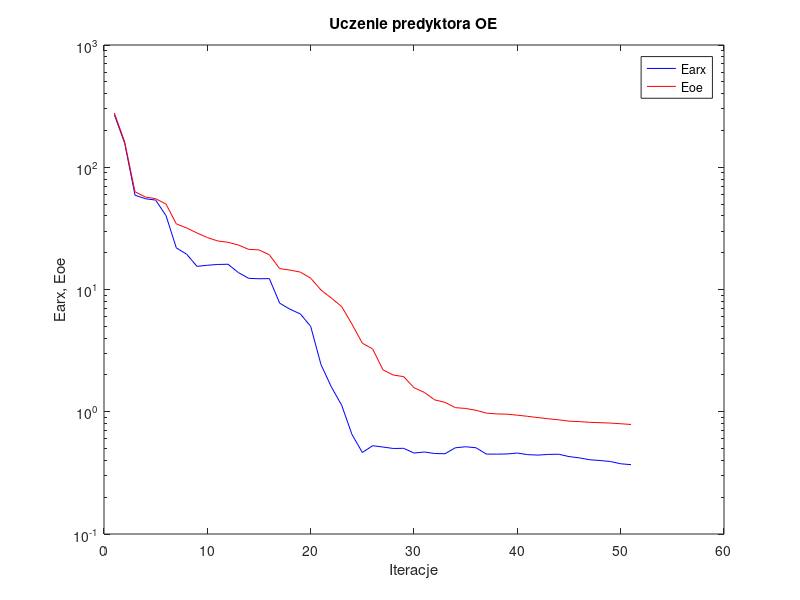
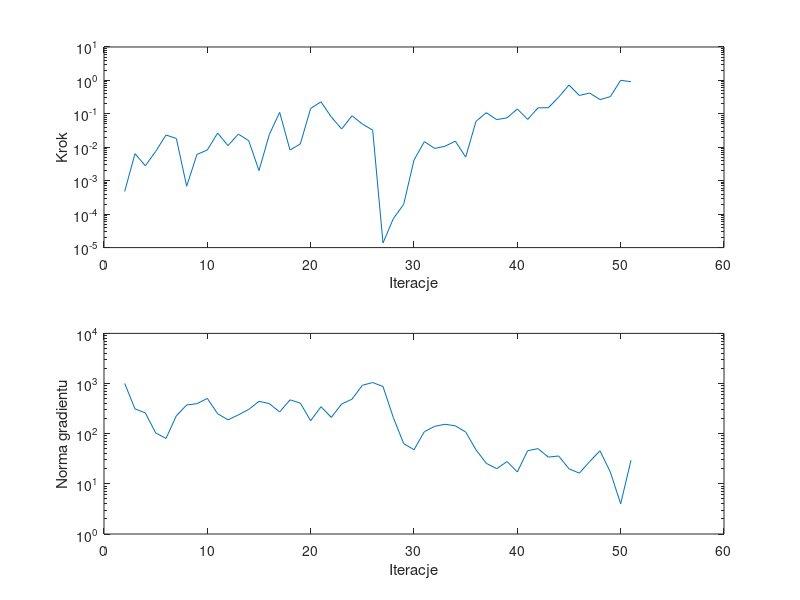

These charts were generated, in order, by the following MATLAB code:
%uczenie predyktora oe
clear all;
n=0; farx(n+1)=2.690959e+002; foe(n+1)=2.776806e+002; wspucz(n+1)=0.000000e+000; ng(n+1)=0.000000e+000;
%odnowa zmiennej metryki
n=1; farx(n+1)=1.572321e+002; foe(n+1)=1.613794e+002; krok(n+1)=4.770094e-004; ng(n+1)=1.005418e+003;
n=2; farx(n+1)=5.907621e+001; foe(n+1)=6.309669e+001; krok(n+1)=6.450159e-003; ng(n+1)=3.124429e+002;
n=3; farx(n+1)=5.529119e+001; foe(n+1)=5.707645e+001; krok(n+1)=2.804162e-003; ng(n+1)=2.597547e+002;
n=4; farx(n+1)=5.387907e+001; foe(n+1)=5.529622e+001; krok(n+1)=7.517453e-003; ng(n+1)=1.036876e+002;
n=5; farx(n+1)=4.022078e+001; foe(n+1)=4.998629e+001; krok(n+1)=2.331518e-002; ng(n+1)=8.040861e+001;
n=6; farx(n+1)=2.189385e+001; foe(n+1)=3.442155e+001; krok(n+1)=1.835014e-002; ng(n+1)=2.274378e+002;
n=7; farx(n+1)=1.943297e+001; foe(n+1)=3.187492e+001; krok(n+1)=6.847610e-004; ng(n+1)=3.737089e+002;
n=8; farx(n+1)=1.545937e+001; foe(n+1)=2.900005e+001; krok(n+1)=6.130766e-003; ng(n+1)=3.973208e+002;
n=9; farx(n+1)=1.579034e+001; foe(n+1)=2.659935e+001; krok(n+1)=8.307419e-003; ng(n+1)=5.055153e+002;
n=10; farx(n+1)=1.602667e+001; foe(n+1)=2.495884e+001; krok(n+1)=2.667694e-002; ng(n+1)=2.500776e+002;
n=11; farx(n+1)=1.609366e+001; foe(n+1)=2.433203e+001; krok(n+1)=1.121665e-002; ng(n+1)=1.889282e+002;
n=12; farx(n+1)=1.376319e+001; foe(n+1)=2.311912e+001; krok(n+1)=2.476948e-002; ng(n+1)=2.372188e+002;
n=13; farx(n+1)=1.234047e+001; foe(n+1)=2.129672e+001; krok(n+1)=1.582996e-002; ng(n+1)=3.040013e+002;
n=14; farx(n+1)=1.224172e+001; foe(n+1)=2.108220e+001; krok(n+1)=2.013418e-003; ng(n+1)=4.421262e+002;
n=15; farx(n+1)=1.227703e+001; foe(n+1)=1.923186e+001; krok(n+1)=2.428721e-002; ng(n+1)=3.981628e+002;
n=16; farx(n+1)=7.730563e+000; foe(n+1)=1.481933e+001; krok(n+1)=1.104861e-001; ng(n+1)=2.711986e+002;
n=17; farx(n+1)=6.893840e+000; foe(n+1)=1.441567e+001; krok(n+1)=8.252113e-003; ng(n+1)=4.738019e+002;
n=18; farx(n+1)=6.313561e+000; foe(n+1)=1.387748e+001; krok(n+1)=1.264842e-002; ng(n+1)=4.065983e+002;
n=19; farx(n+1)=4.996716e+000; foe(n+1)=1.238023e+001; krok(n+1)=1.460546e-001; ng(n+1)=1.812234e+002;
n=20; farx(n+1)=2.427670e+000; foe(n+1)=9.901489e+000; krok(n+1)=2.286351e-001; ng(n+1)=3.451879e+002;
n=21; farx(n+1)=1.598550e+000; foe(n+1)=8.515091e+000; krok(n+1)=8.035313e-002; ng(n+1)=2.116917e+002;
n=22; farx(n+1)=1.130734e+000; foe(n+1)=7.245739e+000; krok(n+1)=3.522595e-002; ng(n+1)=3.910782e+002;
n=23; farx(n+1)=6.514228e-001; foe(n+1)=5.206733e+000; krok(n+1)=8.764941e-002; ng(n+1)=4.879760e+002;
n=24; farx(n+1)=4.642610e-001; foe(n+1)=3.639326e+000; krok(n+1)=4.954706e-002; ng(n+1)=9.234019e+002;
n=25; farx(n+1)=5.274991e-001; foe(n+1)=3.261970e+000; krok(n+1)=3.271756e-002; ng(n+1)=1.047714e+003;
%odnowa zmiennej metryki
n=26; farx(n+1)=5.144177e-001; foe(n+1)=2.200514e+000; krok(n+1)=1.373458e-005; ng(n+1)=8.721539e+002;
n=27; farx(n+1)=5.007235e-001; foe(n+1)=1.996093e+000; krok(n+1)=7.357142e-005; ng(n+1)=2.096132e+002;
n=28; farx(n+1)=5.023323e-001; foe(n+1)=1.938046e+000; krok(n+1)=1.963632e-004; ng(n+1)=6.348253e+001;
n=29; farx(n+1)=4.592462e-001; foe(n+1)=1.572538e+000; krok(n+1)=4.150488e-003; ng(n+1)=4.800808e+001;
n=30; farx(n+1)=4.687637e-001; foe(n+1)=1.439685e+000; krok(n+1)=1.479563e-002; ng(n+1)=1.096630e+002;
n=31; farx(n+1)=4.553719e-001; foe(n+1)=1.251005e+000; krok(n+1)=9.240905e-003; ng(n+1)=1.401912e+002;
n=32; farx(n+1)=4.535508e-001; foe(n+1)=1.194016e+000; krok(n+1)=1.073668e-002; ng(n+1)=1.542040e+002;
n=33; farx(n+1)=5.073105e-001; foe(n+1)=1.080531e+000; krok(n+1)=1.526430e-002; ng(n+1)=1.435471e+002;
n=34; farx(n+1)=5.171512e-001; foe(n+1)=1.063885e+000; krok(n+1)=5.097234e-003; ng(n+1)=1.081111e+002;
n=35; farx(n+1)=5.075221e-001; foe(n+1)=1.027907e+000; krok(n+1)=5.983917e-002; ng(n+1)=4.771673e+001;
n=36; farx(n+1)=4.506336e-001; foe(n+1)=9.748168e-001; krok(n+1)=1.083782e-001; ng(n+1)=2.562682e+001;
n=37; farx(n+1)=4.500856e-001; foe(n+1)=9.605787e-001; krok(n+1)=6.721749e-002; ng(n+1)=2.007195e+001;
n=38; farx(n+1)=4.515629e-001; foe(n+1)=9.550605e-001; krok(n+1)=7.604386e-002; ng(n+1)=2.780923e+001;
n=39; farx(n+1)=4.593653e-001; foe(n+1)=9.373635e-001; krok(n+1)=1.399123e-001; ng(n+1)=1.727290e+001;
n=40; farx(n+1)=4.457887e-001; foe(n+1)=9.174125e-001; krok(n+1)=6.814773e-002; ng(n+1)=4.578231e+001;
n=41; farx(n+1)=4.420138e-001; foe(n+1)=8.959936e-001; krok(n+1)=1.511586e-001; ng(n+1)=5.037696e+001;
n=42; farx(n+1)=4.477191e-001; foe(n+1)=8.765244e-001; krok(n+1)=1.527341e-001; ng(n+1)=3.414933e+001;
n=43; farx(n+1)=4.493662e-001; foe(n+1)=8.590035e-001; krok(n+1)=3.158996e-001; ng(n+1)=3.595495e+001;
n=44; farx(n+1)=4.298738e-001; foe(n+1)=8.379255e-001; krok(n+1)=7.271671e-001; ng(n+1)=1.995081e+001;
n=45; farx(n+1)=4.195094e-001; foe(n+1)=8.301908e-001; krok(n+1)=3.550835e-001; ng(n+1)=1.633307e+001;
n=46; farx(n+1)=4.049706e-001; foe(n+1)=8.201050e-001; krok(n+1)=4.187571e-001; ng(n+1)=2.785522e+001;
n=47; farx(n+1)=3.991962e-001; foe(n+1)=8.138715e-001; krok(n+1)=2.670983e-001; ng(n+1)=4.572734e+001;
n=48; farx(n+1)=3.916762e-001; foe(n+1)=8.081398e-001; krok(n+1)=3.268918e-001; ng(n+1)=1.718099e+001;
n=49; farx(n+1)=3.754402e-001; foe(n+1)=7.978107e-001; krok(n+1)=1.009068e+000; ng(n+1)=4.003829e+000;
n=50; farx(n+1)=3.691352e-001; foe(n+1)=7.869055e-001; krok(n+1)=9.135608e-001; ng(n+1)=2.952752e+001;

figure; semilogy(farx,'b'); hold on; semilogy(foe,'r'); xlabel('Iteracje'); ylabel('Earx, Eoe'); legend('Earx','Eoe'); title('Uczenie predyktora OE');
figure; subplot(2,1,1); semilogy(krok); xlabel('Iteracje'); ylabel('Krok');
subplot(2,1,2); semilogy(ng); xlabel('Iteracje'); ylabel('Norma gradientu');
Earx=farx(n+1)
Eoe=foe(n+1)
